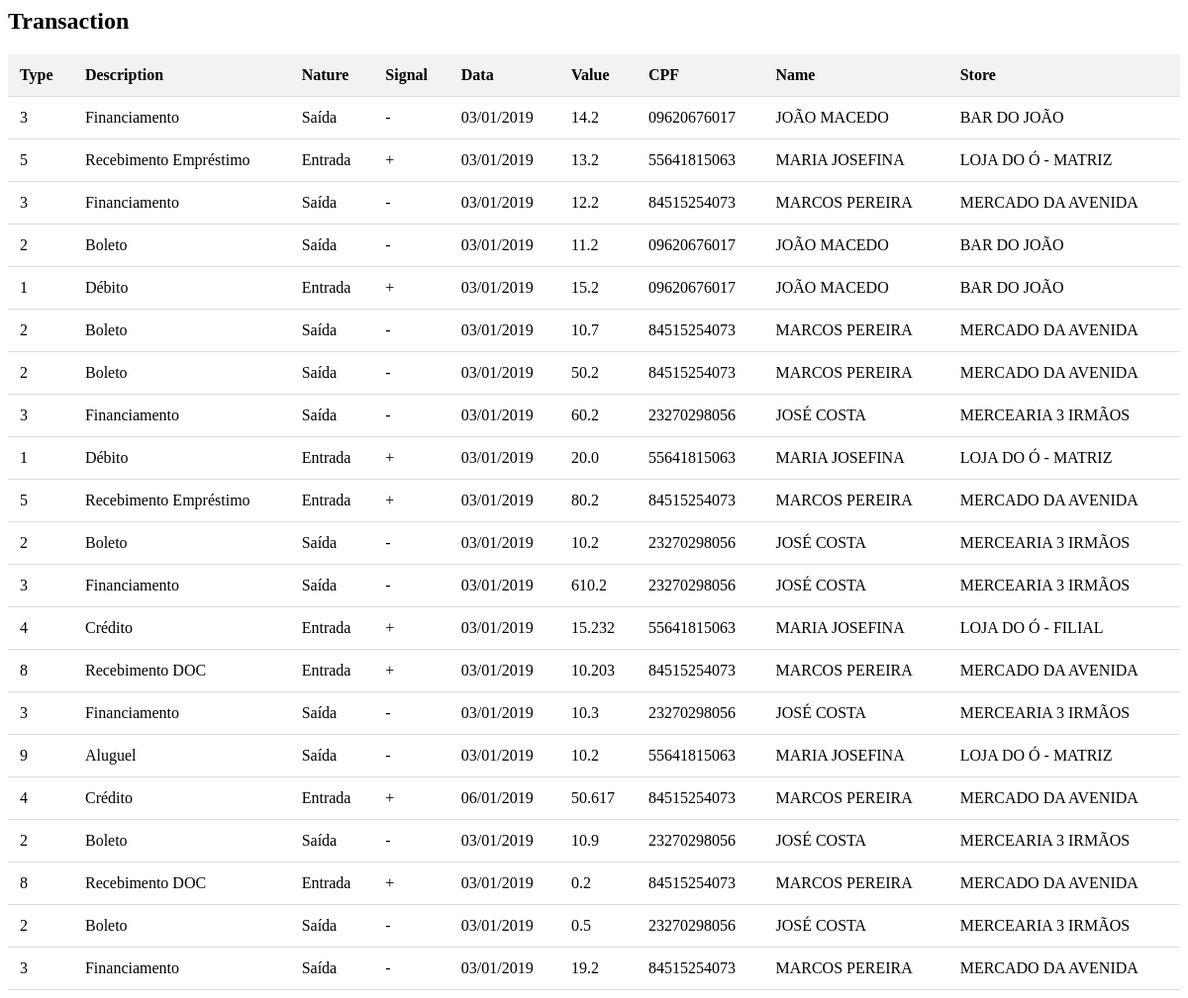
The app's page /vision with its own data.
### csvmodels/models.py (models this page shows)
class ClientForm(models.Model):
    id = models.AutoField(primary_key=True)
    type = models.CharField(max_length=100, null=True, blank=True)
    description = models.CharField(max_length=100, null=True, blank=True)
    date = models.CharField(max_length=100, null=True, blank=True)
    value = models.CharField(max_length=100, null=True, blank=True)
    cpf = models.CharField(max_length=100, null=True, blank=True)
    card = models.CharField(max_length=100, null=True, blank=True)
    time = models.CharField(max_length=100, null=True, blank=True)
    hoster = models.CharField(max_length=100, null=True, blank=True)
    store = models.CharField(max_length=100, null=True, blank=True)
    name = models.CharField(max_length=100, null=True, blank=True)
    nature = models.CharField(max_length=100, null=True, blank=True)
    signal = models.CharField(max_length=100, null=True, blank=True)
    file = models.FileField(upload_to='files/', null=True, verbose_name="")

### csvmodels/views.py (the view)
# urls.py: path("vision", views.vision, name="vision"),
def vision(request):
    data = ClientForm.objects.all()
    return render(request, 'vision.html', {"data": data})

### csvmodels/templates/vision.html (shortened to what this page needs)
{% block content %}
  {% block content_header %}
    <h2>Transaction</h2>
  {% endblock %}
  <table>
    <thead>
      <tr>
        <th>Type</th>
        <th>Description</th>
        <th>Nature</th>
        <th>Signal</th>
        <th>Data</th>
        <th>Value</th>
        <th>CPF</th>
        <th>Name</th>
        <th>Store</th>
      </tr>
    </thead>
    <tbody>
      {% for item in data %}
        <tr>
          <td>{{ item.type }}</td>
          <td>{{ item.description }}</td>
          <td>{{ item.nature }}</td>
          <td>{{ item.signal }}</td>
          <td>{{ item.date }}</td>
          <td>{{ item.value }}</td>
          <td>{{ item.cpf }}</td>
          <td>{{ item.hoster }}</td>
          <td>{{ item.store }}</td>
        </tr>
      {% endfor %}
    </tbody>
  </table>
{% endblock %}

### csvmodels/templates/vision.html (style rules this page uses)
table { width: 100%; border-collapse: collapse; margin-top: 20px; }
th, td { padding: 12px; text-align: left; border-bottom: 1px solid #ddd; }
th { background-color: #f2f2f2; }

### records on screen
ClientForm: type "3", description "Financiamento", nature "Saída", signal "-", date "03/01/2019", value "14.2", cpf "09620676017", hoster "JOÃO MACEDO", store "BAR DO JOÃO"
ClientForm: type "5", description "Recebimento Empréstimo", nature "Entrada", signal "+", date "03/01/2019", value "13.2", cpf "55641815063", hoster "MARIA JOSEFINA", store "LOJA DO Ó - MATRIZ"
ClientForm: type "3", description "Financiamento", nature "Saída", signal "-", date "03/01/2019", value "12.2", cpf "84515254073", hoster "MARCOS PEREIRA", store "MERCADO DA AVENIDA"
ClientForm: type "2", description "Boleto", nature "Saída", signal "-", date "03/01/2019", value "11.2", cpf "09620676017", hoster "JOÃO MACEDO", store "BAR DO JOÃO"
ClientForm: type "1", description "Débito", nature "Entrada", signal "+", date "03/01/2019", value "15.2", cpf "09620676017", hoster "JOÃO MACEDO", store "BAR DO JOÃO"
ClientForm: type "2", description "Boleto", nature "Saída", signal "-", date "03/01/2019", value "10.7", cpf "84515254073", hoster "MARCOS PEREIRA", store "MERCADO DA AVENIDA"
ClientForm: type "2", description "Boleto", nature "Saída", signal "-", date "03/01/2019", value "50.2", cpf "84515254073", hoster "MARCOS PEREIRA", store "MERCADO DA AVENIDA"
ClientForm: type "3", description "Financiamento", nature "Saída", signal "-", date "03/01/2019", value "60.2", cpf "23270298056", hoster "JOSÉ COSTA", store "MERCEARIA 3 IRMÃOS"
ClientForm: type "1", description "Débito", nature "Entrada", signal "+", date "03/01/2019", value "20.0", cpf "55641815063", hoster "MARIA JOSEFINA", store "LOJA DO Ó - MATRIZ"
ClientForm: type "5", description "Recebimento Empréstimo", nature "Entrada", signal "+", date "03/01/2019", value "80.2", cpf "84515254073", hoster "MARCOS PEREIRA", store "MERCADO DA AVENIDA"
ClientForm: type "2", description "Boleto", nature "Saída", signal "-", date "03/01/2019", value "10.2", cpf "23270298056", hoster "JOSÉ COSTA", store "MERCEARIA 3 IRMÃOS"
ClientForm: type "3", description "Financiamento", nature "Saída", signal "-", date "03/01/2019", value "610.2", cpf "23270298056", hoster "JOSÉ COSTA", store "MERCEARIA 3 IRMÃOS"
ClientForm: type "4", description "Crédito", nature "Entrada", signal "+", date "03/01/2019", value "15.232", cpf "55641815063", hoster "MARIA JOSEFINA", store "LOJA DO Ó - FILIAL"
ClientForm: type "8", description "Recebimento DOC", nature "Entrada", signal "+", date "03/01/2019", value "10.203", cpf "84515254073", hoster "MARCOS PEREIRA", store "MERCADO DA AVENIDA"
ClientForm: type "3", description "Financiamento", nature "Saída", signal "-", date "03/01/2019", value "10.3", cpf "23270298056", hoster "JOSÉ COSTA", store "MERCEARIA 3 IRMÃOS"
ClientForm: type "9", description "Aluguel", nature "Saída", signal "-", date "03/01/2019", value "10.2", cpf "55641815063", hoster "MARIA JOSEFINA", store "LOJA DO Ó - MATRIZ"
ClientForm: type "4", description "Crédito", nature "Entrada", signal "+", date "06/01/2019", value "50.617", cpf "84515254073", hoster "MARCOS PEREIRA", store "MERCADO DA AVENIDA"
ClientForm: type "2", description "Boleto", nature "Saída", signal "-", date "03/01/2019", value "10.9", cpf "23270298056", hoster "JOSÉ COSTA", store "MERCEARIA 3 IRMÃOS"
ClientForm: type "8", description "Recebimento DOC", nature "Entrada", signal "+", date "03/01/2019", value "0.2", cpf "84515254073", hoster "MARCOS PEREIRA", store "MERCADO DA AVENIDA"
ClientForm: type "2", description "Boleto", nature "Saída", signal "-", date "03/01/2019", value "0.5", cpf "23270298056", hoster "JOSÉ COSTA", store "MERCEARIA 3 IRMÃOS"
ClientForm: type "3", description "Financiamento", nature "Saída", signal "-", date "03/01/2019", value "19.2", cpf "84515254073", hoster "MARCOS PEREIRA", store "MERCADO DA AVENIDA"
